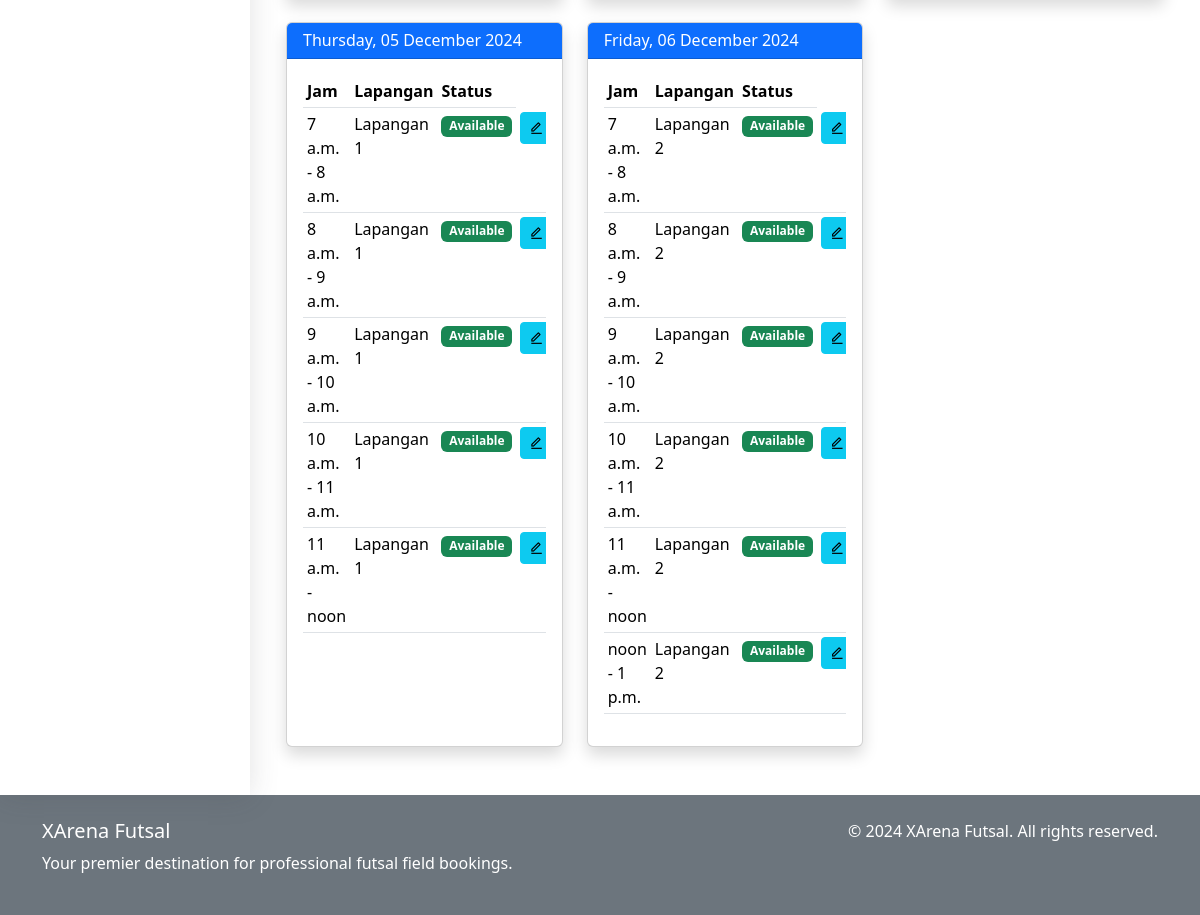
Before: /adm/jadwal/ (signed in, lower part) with the older database file.
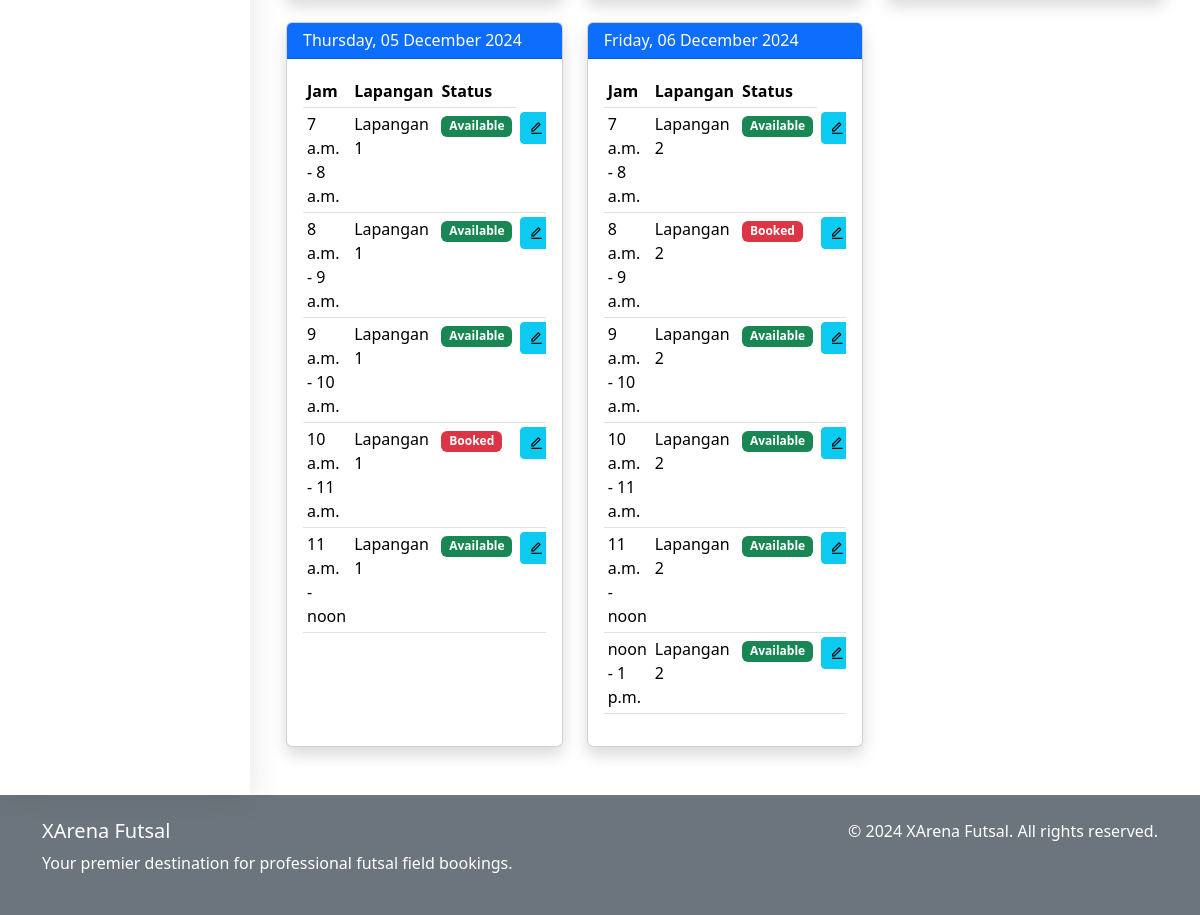
After: the same page with the newer database file.
### xarena_app/models.py (models this page shows, shortened)
class Jadwal(models.Model):
    lapangan = models.ForeignKey(Lapangan, on_delete=models.CASCADE)
    tanggal = models.DateField()
    jam_mulai = models.TimeField()
    jam_selesai = models.TimeField()
    is_available = models.BooleanField(default=True)

class Lapangan(models.Model):
    nama = models.CharField(max_length=100)
    deskripsi = models.TextField(max_length=500)
    harga_per_jam = models.DecimalField(max_digits=10, decimal_places=2)
    gambar = models.ImageField(upload_to='lapangan_images/', blank=True, null=True)
    is_available = models.BooleanField(default=True)

### xarena_app/views.py (the view)
# urls.py: path('adm/jadwal/', views.manage_jadwal, name='manage_jadwal'),
def manage_jadwal(request):
    if not request.user.is_superuser:
        raise PermissionDenied
    lapangan_id = request.GET.get('lapangan')
    month = request.GET.get('month')
    jadwal_list = Jadwal.objects.all()
    if lapangan_id:
        jadwal_list = jadwal_list.filter(lapangan_id=lapangan_id)
    if month:
        jadwal_list = jadwal_list.filter(tanggal__month=month)
    dates = {}
    for jadwal in jadwal_list.order_by('tanggal', 'jam_mulai'):
        if jadwal.tanggal not in dates:
            dates[jadwal.tanggal] = []
        dates[jadwal.tanggal].append(jadwal)
    sorted_dates = sorted(dates.items())
    paginator = Paginator(sorted_dates, 7)
    page = request.GET.get('page')
    dates_page = paginator.get_page(page)
    month_choices = [
        (1, 'Januari'),
        (2, 'Februari'),
        (3, 'Maret'),
        (4, 'April'),
        (5, 'Mei'),
        (6, 'Juni'),
        (7, 'Juli'),
        (8, 'Agustus'),
        (9, 'September'),
        (10, 'Oktober'),
        (11, 'November'),
        (12, 'Desember')
    ]
    context = {
        'dates': dates_page,
        'lapangan': Lapangan.objects.all(),
        'selected_lapangan': lapangan_id,
        'selected_month': month,
        'months': month_choices,
    }
    return render(request, 'admin/manage_jadwal.html', context)

### templates/admin/manage_jadwal.html (shortened to what this page needs)
{% extends './base_admin.html' %}
{% block admin_content %}
<div class="container-fluid mt-4">
  <div class="row">
    {% for date, schedules in dates %}
    <div class="col-md-6 col-xl-4 mb-4">
      <div class="card shadow h-100">
        <div class="card-header bg-primary text-white">
          <h6 class="m-0 font-weight-bold">{{ date|date:"l, d F Y" }}</h6>
        </div>
        <div class="card-body">
          <div class="table-responsive">
            <table class="table table-sm">
              <thead>
                <tr>
                  <th>Jam</th>
                  <th>Lapangan</th>
                  <th>Status</th>
                </tr>
              </thead>
              <tbody>
                {% for schedule in schedules %}
                <tr>
                  <td>{{ schedule.jam_mulai }} - {{ schedule.jam_selesai }}</td>
                  <td>{{ schedule.lapangan.nama }}</td>
                  <td>
                    <span class="badge {% if schedule.is_available %}bg-success{% else %}bg-danger{% endif %}">
                      {{ schedule.is_available|yesno:"Available,Booked" }}
                    </span>
                  </td>
                  <td>
                    <button
                      class="btn btn-info btn-sm edit-jadwal"
                      data-id="{{ schedule.id }}"
                      data-tanggal="{{ schedule.tanggal|date:'Y-m-d' }}"
                      data-jam-mulai="{{ schedule.jam_mulai|time:'H:i' }}"
                      data-jam-selesai="{{ schedule.jam_selesai|time:'H:i' }}"
                      data-is-available="{{ schedule.is_available|lower }}"
                      data-lapangan="{{ schedule.lapangan.nama }}"
                      data-bs-toggle="modal"
                      data-bs-target="#editJadwalModal"
                    >
                      <i class="ri-edit-line"></i>
                    </button>
                  </td>
                </tr>
                {% endfor %}
              </tbody>
            </table>
          </div>
        </div>
      </div>
    </div>
    {% empty %}
    <div class="col-12">
      <div class="alert alert-info">
        Tidak ada jadwal yang tersedia
      </div>
    </div>
    {% endfor %}
  </div>
</div>
{% endblock %}

Changed rows visible on the page:
changed Jadwal (number 4 of 11 on the later page): is_available "Available" → "Booked"
changed Jadwal (number 7 of 11 on the later page): is_available "Available" → "Booked"
